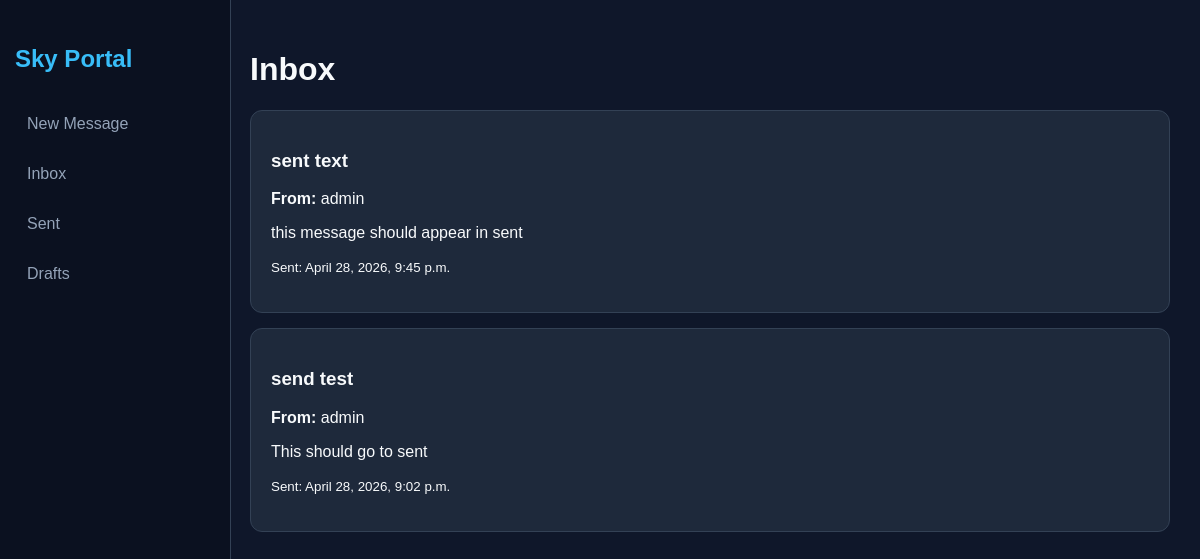
The app's page /messages/inbox/ (signed in) with its own data.
### messages_app/models.py (models this page shows, shortened)
class Message(models.Model):
    STATUS_CHOICES = [
        ('draft', 'Draft'),
        ('sent', 'Sent'),
    ]
    subject = models.CharField(max_length=200)
    content = models.TextField()
    sender = models.ForeignKey(User, on_delete=models.CASCADE, related_name='sent_messages')
    recipient = models.ForeignKey(User, on_delete=models.CASCADE, related_name='received_messages', null=True, blank=True)
    status = models.CharField(max_length=10, choices=STATUS_CHOICES, default='draft')
    time_created = models.DateTimeField(auto_now_add=True)
    time_updated = models.DateTimeField(auto_now=True)

### messages_app/views.py (the view)
# urls.py: path('inbox/', views.inbox, name='inbox'),
def inbox(request):
    messages = Message.objects.filter(
        recipient=request.user,
        status='sent'
    ).order_by('-time_created')
    return render(request, 'messages_app/inbox.html', {'messages': messages})

### messages_app/templates/messages_app/inbox.html (shortened to what this page needs)
{% load static %}
<!DOCTYPE html>
<html>
<head>
    <link rel="stylesheet" href="{% static 'messages_app/teams.css' %}">
</head>
<body>
<div class="sidebar">
    <h2>Sky Portal</h2>
    <a href="/messages/new/">New Message</a>
    <a href="/messages/inbox/">Inbox</a>
    <a href="/messages/sent/">Sent</a>
    <a href="/messages/drafts/">Drafts</a>
</div>
<div class="page">
    <h1>Inbox</h1>
    {% if messages %}
        {% for message in messages %}
            <div class="card">
                <h3>{{ message.subject }}</h3>
                <p><strong>From:</strong> {{ message.sender.username }}</p>
                <p>{{ message.content }}</p>
                <p><small>Sent: {{ message.time_created }}</small></p>
            </div>
        {% endfor %}
    {% else %}
        <div class="card">
            <p>No messages in your inbox.</p>
        </div>
    {% endif %}
</div>
</body>
</html>

### messages_app/static/messages_app/teams.css (style rules this page uses)
body { background-color: #0f172a; color: #f8fafc; font-family: Arial, sans-serif; margin: 0; }
.page { margin-left: 220px; padding: 30px; }
.sidebar { width: 200px; height: 100vh; background-color: #0b1120; position: fixed; left: 0; top: 0; padding: 25px 15px; border-right: 1px solid #334155; }
.sidebar h2 { color: #38bdf8; margin-bottom: 30px; }
.sidebar a { display: block; color: #94a3b8; text-decoration: none; padding: 12px; margin-bottom: 8px; border-radius: 8px; }
.card { background-color: #1e293b; border: 1px solid #334155; border-radius: 12px; padding: 20px; margin-bottom: 15px; }

### records on screen
Message: subject "sent text", sender.username "admin", content "this message should appear in sent", time_created "April 28, 2026, 9:45 p.m."
Message: subject "send test", sender.username "admin", content "This should go to sent", time_created "April 28, 2026, 9:02 p.m."
